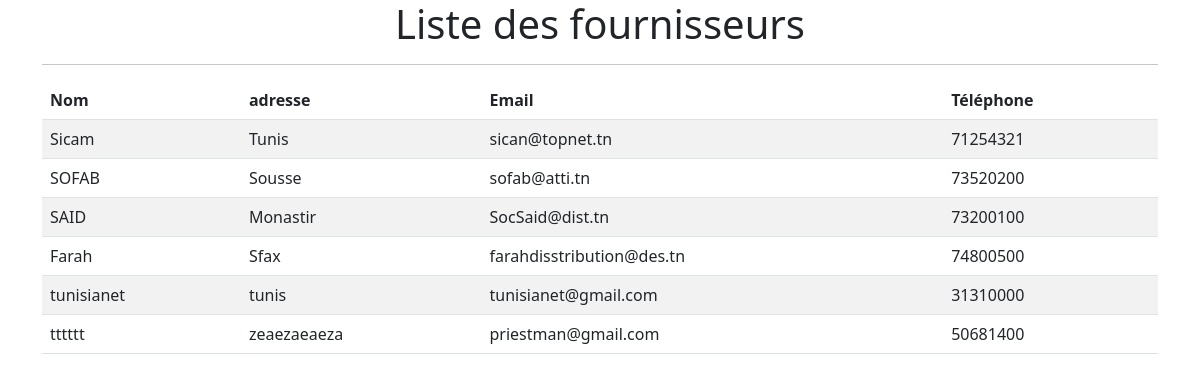
Screenshot of /magasin/fournisseurs/ with the database file from the repository.
### magasin/models.py (models this page shows, shortened)
class Fournisseur(models.Model):
    name=models.CharField(max_length=100)
    adresse=models.TextField()
    email=models.EmailField()
    telephone=models.CharField(max_length=8)

### magasin/views.py (the view)
# urls.py: path('fournisseurs/', views.fournisseurs, name='fournisseurs'),
def fournisseurs(request):
    list = Fournisseur.objects.all()
    return render(request, 'magasin/fournisseur.html', {'list': list})

### magasin/Templates/magasin/fournisseur.html (shortened to what this page needs)
<head>
    <link href="https://cdn.jsdelivr.net/npm/bootstrap@5.3.0-alpha3/dist/css/bootstrap.min.css" rel="stylesheet">
</head>
<body>
<div class="container"  >
    <h1 style="text-align: center;">Liste des fournisseurs</h1>
    <hr>
    <table class="table table-striped">
        <thead>
            <tr>
                <th>Nom</th>
                <th>adresse</th>
                <th>Email</th>
                <th>Téléphone</th>
            </tr>
        </thead>
        <tbody>
            {% for fournisseur in list %}
            <tr>
                <td>{{ fournisseur.name }}</td>
                <td>{{ fournisseur.adresse }}</td>
                <td>{{ fournisseur.email }}</td>
                <td>{{ fournisseur.telephone }}</td>
            </tr>
            {% endfor %}
        </tbody>
    </table>
</body>

### rows the page displays
Fournisseur: name "Sicam", adresse "Tunis", email "sican@topnet.tn", telephone "71254321"
Fournisseur: name "SOFAB", adresse "Sousse", email "sofab@atti.tn", telephone "73520200"
Fournisseur: name "SAID", adresse "Monastir", email "SocSaid@dist.tn", telephone "73200100"
Fournisseur: name "Farah", adresse "Sfax", email "farahdisstribution@des.tn", telephone "74800500"
Fournisseur: name "tunisianet", adresse "tunis", email "tunisianet@gmail.com", telephone "31310000"
Fournisseur: name "tttttt", adresse "zeaezaeaeza", email "priestman@gmail.com", telephone "50681400"
